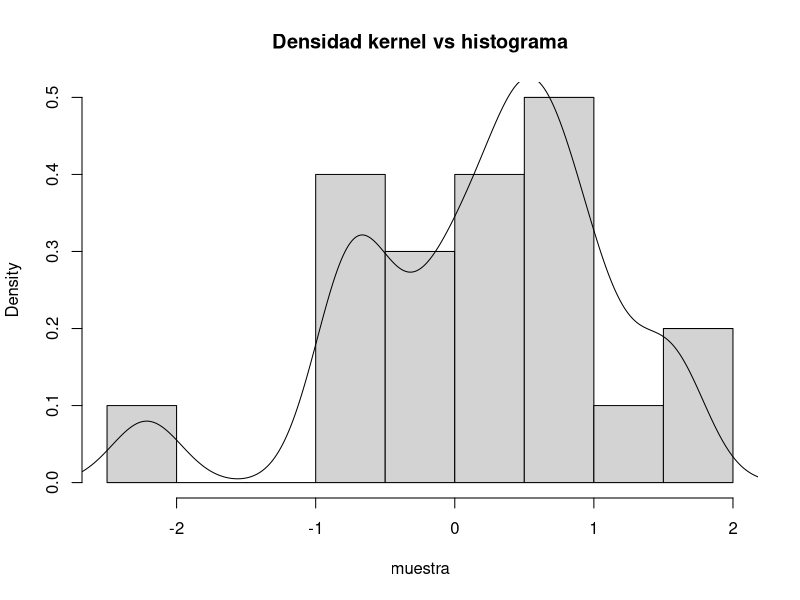
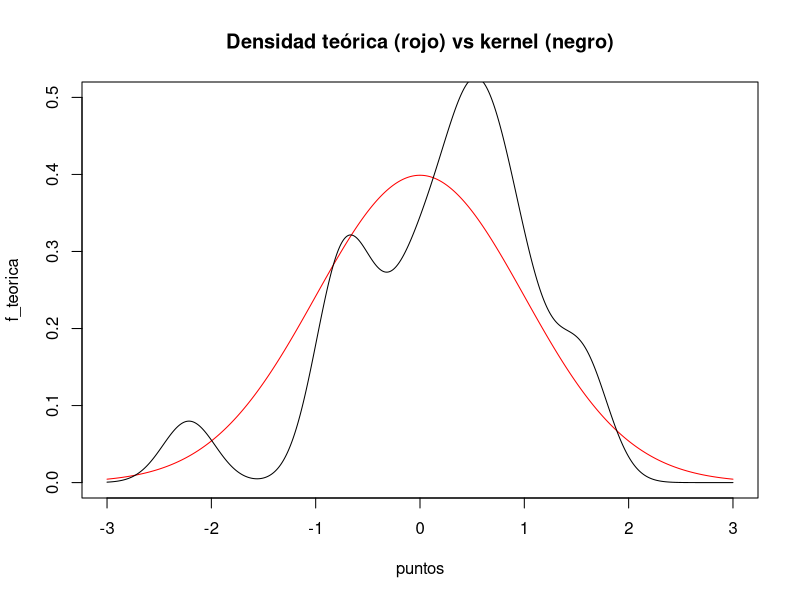
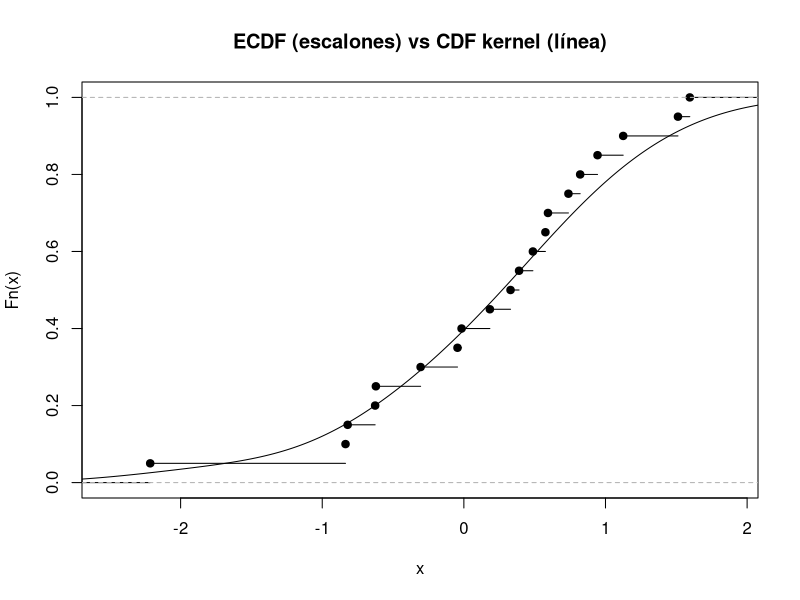
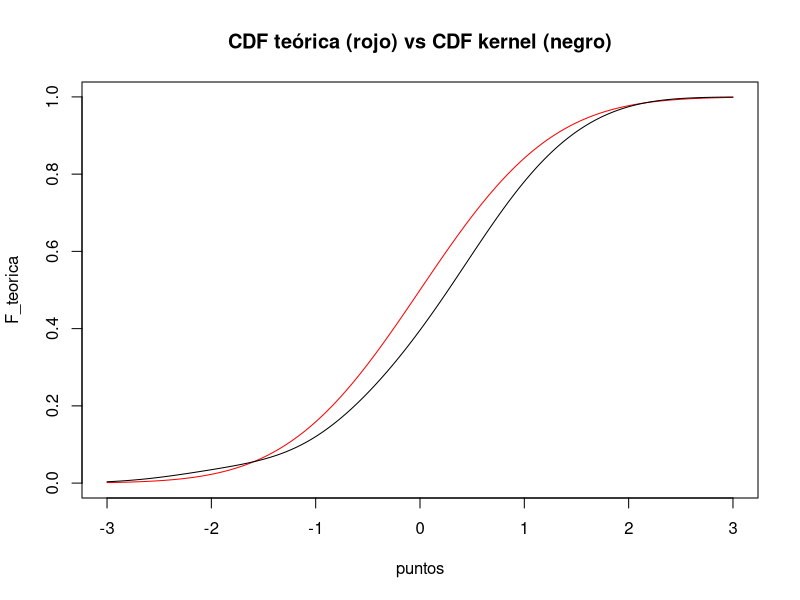
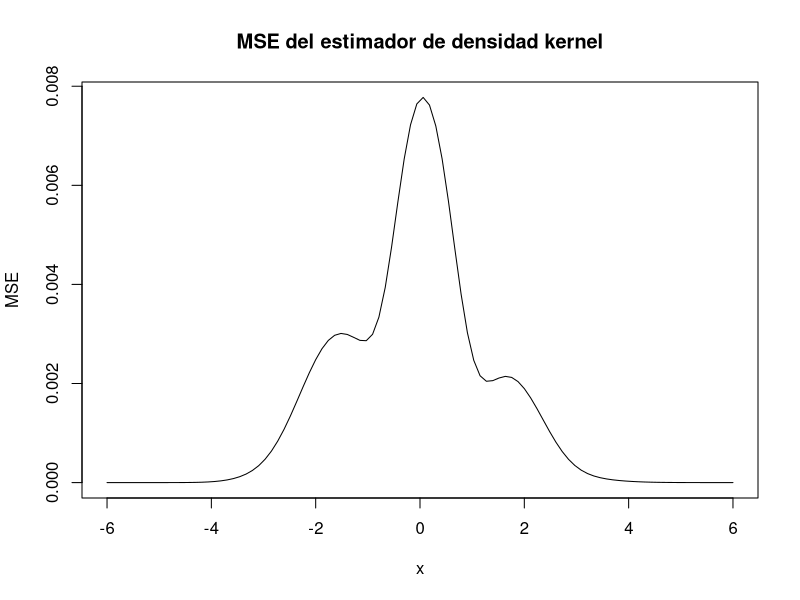

Source code (R) for these figures, in order:
## ESTIMADOR KERNEL DE DENSIDAD, DISTRIBUCIÓN, MSE Y MISE ----------------------

## 1. Función densidad kernel
kernel.densidad <- function(datos, puntos, h, kernel){
  ndatos <- length(datos)
  # Matriz con (puntos - datos)/h
  dif <- outer(puntos, datos, function(x, y) (x - y) / h)
  matk <- kernel(dif)              # Aplico el kernel elemento a elemento
  f_est <- rowMeans(matk) / h      # (1 / (n h)) * sum_j K((x - X_j)/h)
  return(f_est)
}

## 2. Función distribución (CDF) kernel con kernel integrado Kint
kernel.distribucion <- function(datos, puntos, h, Kint){
  ndatos <- length(datos)
  dif <- outer(puntos, datos, function(x, y) (x - y) / h)
  matk <- Kint(dif)                # Kint es la CDF del kernel (p.ej. pnorm)
  F_est <- rowMeans(matk)          # (1 / n) * sum_j Kint((x - X_j)/h)
  return(F_est)
}

## 3. Ejemplo: estimación de densidad ---------------------------
set.seed(1)
n <- 20
muestra <- rnorm(n)

kernelg <- function(x){
  dnorm(x)
}

h <- 0.25
puntos <- seq(-3, 3, length = 1000)

f_est <- kernel.densidad(muestra, puntos, h, kernelg)

# Histograma + densidad estimada
hist(muestra, freq = FALSE, main = "Densidad kernel vs histograma")
lines(puntos, f_est)

# Comparación con densidad teórica
f_teorica <- dnorm(puntos)
plot(puntos, f_teorica, type = "l", col = "red", ylim = c(0, 0.5),
     main = "Densidad teórica (rojo) vs kernel (negro)")
lines(puntos, f_est)

## 4. Ejemplo: estimación de distribución ----------------------
set.seed(1)
n <- 20
muestra <- rnorm(n)

Kerneldfg <- function(x){
  pnorm(x)   # kernel integrado del normal estándar
}

# Regla de Silverman: h = 1.06 * sd * n^(-1/5)
h <- 1.06 * sd(muestra) * n^(-1/5)
puntos <- seq(-3, 3, length = 1000)

F_est <- kernel.distribucion(muestra, puntos, h, Kerneldfg)

# Comparación con la empírica
plot(ecdf(muestra), main = "ECDF (escalones) vs CDF kernel (línea)")
lines(puntos, F_est)

# Comparación con la CDF teórica
F_teorica <- pnorm(puntos)
plot(puntos, F_teorica, type = "l", col = "red",
     main = "CDF teórica (rojo) vs CDF kernel (negro)")
lines(puntos, F_est)

## 5. MSE y MISE por simulación para la densidad ---------------
set.seed(1)

kernelg <- function(x){
  dnorm(x)
}

n <- 20
MC <- 100
puntos <- seq(-6, 6, length = 100)
f_teorica <- dnorm(puntos)

error <- matrix(NA, nrow = MC, ncol = length(puntos))

for (t in 1:MC){
  muestra <- rnorm(n)
  h <- 1.06 * sd(muestra) * n^(-1/5)
  f_est <- kernel.densidad(muestra, puntos, h, kernelg)
  error[t, ] <- (f_est - f_teorica)^2
}

MSE <- colMeans(error)

plot(puntos, MSE, type = "l",
     main = "MSE del estimador de densidad kernel",
     ylab = "MSE", xlab = "x")

# Aproximación numérica de la MISE
MISE <- sum(MSE) * (puntos[2] - puntos[1])
MISE
